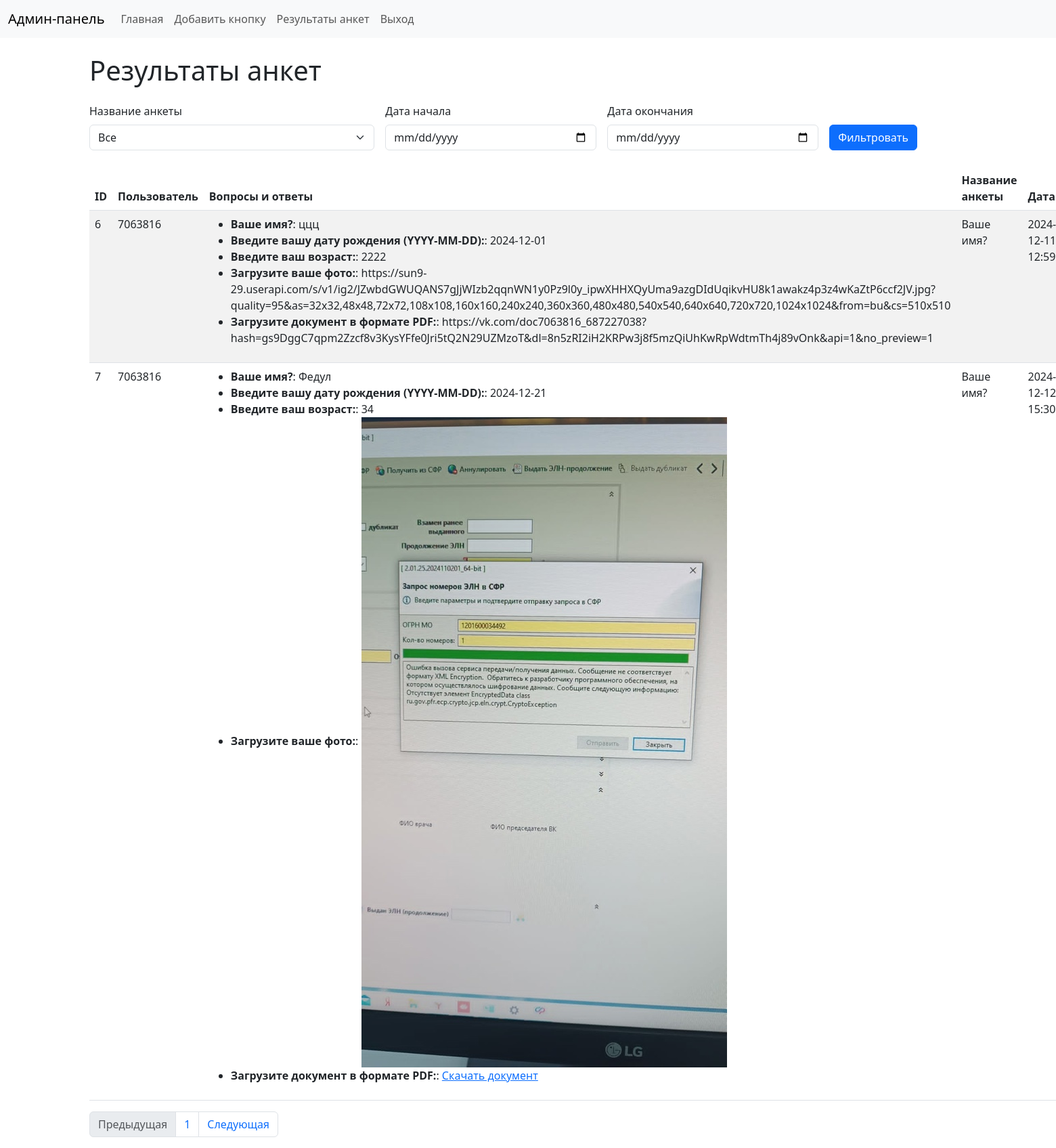
Screenshot of /results?page=-1 (signed in) with the database file from the repository.
### tables this page shows
CREATE TABLE survey_results (
            id INTEGER PRIMARY KEY AUTOINCREMENT,
            user_id INTEGER NOT NULL,          -- ID пользователя, заполнившего анкету
            answers TEXT NOT NULL,             -- Ответы в формате JSON
            file_url TEXT DEFAULT NULL,        -- Ссылка на загруженный файл (если есть)
            survey_name TEXT DEFAULT NULL,     -- Название анкеты
            created_at TEXT DEFAULT NULL       -- Дата и время заполнения анкеты
        );

### adm.py (the view)
@app.route("/results", methods=["GET"])
def survey_results():
    survey_names = [row[0] for row in execute_query("SELECT DISTINCT survey_name FROM survey_results")]
    survey_name = request.args.get("survey_name", "").strip()
    start_date = request.args.get("start_date", "").strip()
    end_date = request.args.get("end_date", "").strip()
    page = int(request.args.get("page", 1))
    per_page = 10  # Количество записей на страницу
    query = "SELECT id, user_id, answers, survey_name, created_at, file_url FROM survey_results WHERE 1=1"
    params = []
    if survey_name:
        query += " AND survey_name = ?"
        params.append(survey_name)
    if start_date:
        query += " AND created_at >= ?"
        params.append(start_date)
    if end_date:
        query += " AND created_at <= ?"
        params.append(end_date)
    total_results = len(execute_query(query, params))
    total_pages = ceil(total_results / per_page)
    query += " LIMIT ? OFFSET ?"
    params.extend([per_page, (page - 1) * per_page])
    raw_results = execute_query(query, params)
    results = []
    for row in raw_results:
        try:
            answers = json.loads(row[2]) if row[2] else []
        except json.JSONDecodeError:
            answers = []
        parsed_answers = [{"question": a.get("question", "Неизвестный вопрос"), "answer": a.get("answer", "")} for a in answers]
        results.append((row[0], row[1], parsed_answers, row[3], row[4], row[5]))
    return render_template(
        "survey_results.html",
        results=results,
        survey_names=survey_names,
        current_page=page,
        total_pages=total_pages
    )

### adm.py (called while the page is built)
def execute_query(query, args=(), fetchone=False, commit=False):
    conn = sqlite3.connect(DB_FILE)
    cursor = conn.cursor()
    cursor.execute(query, args)
    data = cursor.fetchone() if fetchone else cursor.fetchall()
    if commit:
        conn.commit()
    conn.close()
    return data

@app.before_request
def require_login():
    app.jinja_env.globals['SUPERADMIN_USERNAME'] = SUPERADMIN_USERNAME
    allowed_routes = ["login", "register", "get_uploaded_file"]
    if "user_id" not in session and request.endpoint not in allowed_routes:
        return redirect(url_for("login"))

### templates/survey_results.html (shortened to what this page needs)
{% extends "base.html" %}
{% block content %}
<h1 class="mb-4">Результаты анкет</h1>
<form method="get" class="row g-3 mb-4">
    <div class="col-md-4">
        <label for="survey_name" class="form-label">Название анкеты</label>
        <select id="survey_name" name="survey_name" class="form-select">
            <option value="">Все</option>
        </select>
    </div>
    <div class="col-md-3">
        <label for="start_date" class="form-label">Дата начала</label>
        <input type="date" id="start_date" name="start_date" class="form-control" value="{{ request.args.get('start_date', '') }}">
    </div>
    <div class="col-md-3">
        <label for="end_date" class="form-label">Дата окончания</label>
        <input type="date" id="end_date" name="end_date" class="form-control" value="{{ request.args.get('end_date', '') }}">
    </div>
    <div class="col-md-2 d-flex align-items-end">
        <button type="submit" class="btn btn-primary">Фильтровать</button>
    </div>
</form>
<table class="table table-striped">
    <thead>
        <tr>
            <th>ID</th>
            <th>Пользователь</th>
            <th>Вопросы и ответы</th>
            <th>Название анкеты</th>
            <th>Дата</th>
        </tr>
    </thead>
    <tbody>
        {% for result in results %}
        <tr>
            <td>{{ result[0] }}</td>
            <td>{{ result[1] }}</td>
            <td>
                <ul>
                    {% for qa in result[2] %}
                    <li>
                        <strong>{{ qa.question }}</strong>:
                        {% if qa.answer.endswith(".jpg") or qa.answer.endswith(".jpeg") or qa.answer.endswith(".png") or qa.answer.endswith(".gif") %}
                        <img src="{{ qa.answer }}" alt="Фото" style="max-width: 100%;">
                        {% elif qa.answer.endswith(".pdf") %}
                        <a href="{{ qa.answer }}" target="_blank">Скачать документ</a>
                        {% else %}
                        {{ qa.answer }}
                        {% endif %}
                    </li>
                    {% endfor %}
                </ul>
            </td>
            <td>{{ result[3] }}</td>
            <td>{{ result[4] }}</td>
        </tr>
        {% endfor %}
    </tbody>
</table>
<nav aria-label="Pagination">
    <ul class="pagination">
        <li class="page-item {% if current_page <= 1 %}disabled{% endif %}">
            <a class="page-link" href="?page={{ current_page - 1 }}">Предыдущая</a>
        </li>
        {% for page in range(1, total_pages + 1) %}
        <li class="page-item {% if page == current_page %}active{% endif %}">
            <a class="page-link" href="?page={{ page }}">{{ page }}</a>
        </li>
        {% endfor %}
        <li class="page-item {% if current_page >= total_pages %}disabled{% endif %}">
            <a class="page-link" href="?page={{ current_page + 1 }}">Следующая</a>
        </li>
    </ul>
</nav>
{% endblock %}

### rows the page displays
survey_results: id "6", user "7063816", question "Ваше имя?" "Введите вашу дату рождения (YYYY-MM-DD):" "Введите ваш возраст:" "Загрузите ваше фото:" "Загрузите документ в формате PDF:", answer "ццц" "2024-12-01" "2222" "https://sun9-29.userapi.com/s/v1/ig2/JZwbdGWUQANS7gJjWIzb2qqnWN1y0Pz9l0y_ipwXHHXQyUma9azgDIdUqikvHU8k1awakz4p3z4wKaZtP6ccf2JV.jpg?quality=95&as=32x32,48x48,72x72,108x108,160x160,240x240,360x360,480x480,540x540,640x640,720x720,1024x1024&from=bu&cs=510x510" "https://vk.com/doc7063816_687227038?hash=gs9DggC7qpm2Zzcf8v3KysYFfe0Jri5tQ2N29UZMzoT&dl=8n5zRI2iH2KRPw3j8f5mzQiUhKwRpWdtmTh4j89vOnk&api=1&no_preview=1", survey_name "Ваше имя?", created_at "2024-12-11…"
survey_results: id "7", user "7063816", question "Ваше имя?" "Введите вашу дату рождения (YYYY-MM-DD):" "Введите ваш возраст:" "Загрузите ваше фото:" "Загрузите документ в формате PDF:", answer "Федул" "2024-12-21" "34", survey_name "Ваше имя?", created_at "2024-12-12…"

### other values shown
{{ page }} "1"
